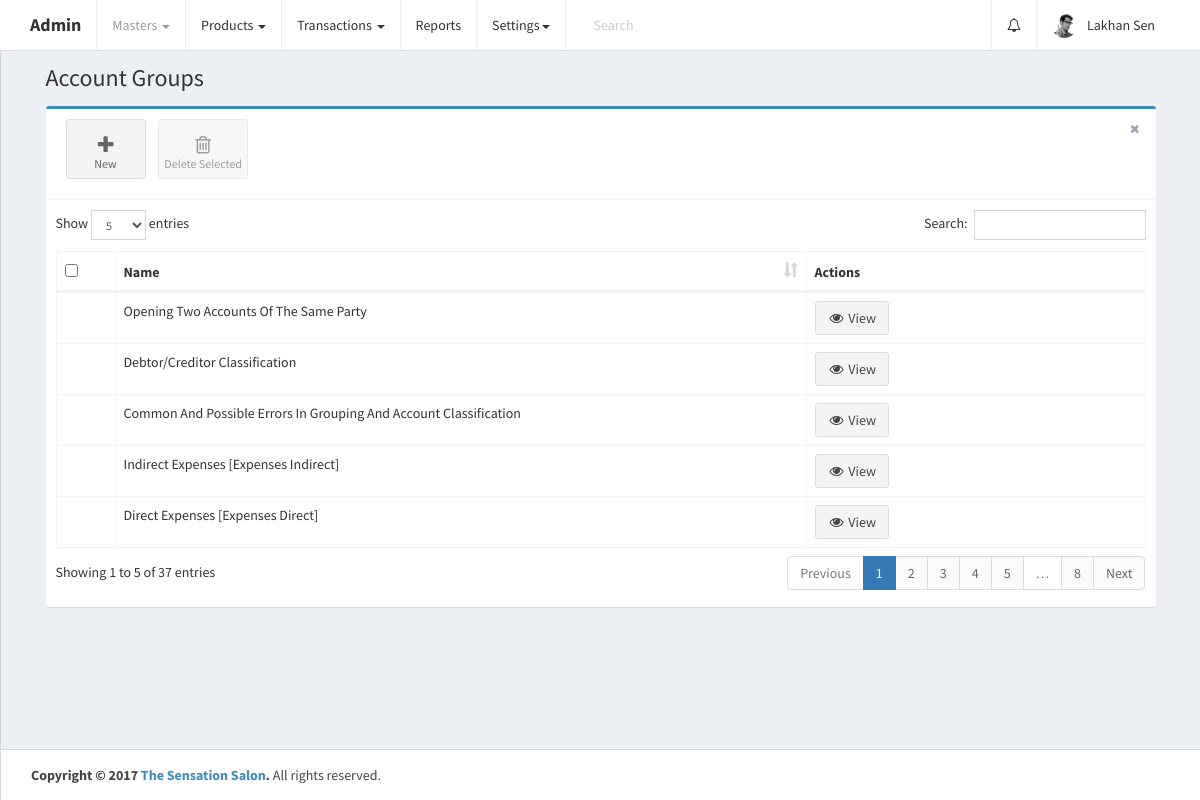
The app's page /home.php?controller=accountgroup&action=getacgroups (signed in) with its own data.
### tables this page shows
CREATE TABLE `account_groups` (
  `id` int(11) UNSIGNED NOT NULL,
  `parent_id` int(11) NOT NULL DEFAULT '0',
  `name` varchar(255) NOT NULL,
  `is_default` tinyint(1) NOT NULL DEFAULT '0',
  `created_at` datetime NOT NULL DEFAULT CURRENT_TIMESTAMP,
  `updated_at` datetime NOT NULL DEFAULT CURRENT_TIMESTAMP ON UPDATE CURRENT_TIMESTAMP
);

### controllers/AccountgroupController.php (called while the page is built, shortened)
<?php
class AccountgroupController {
    public $accountgroupobj;
    public function __construct() {
        require_once 'models/AccountGroup.php';
        $this->accountgroupobj = new AccountGroup();
    }
    public function getacgroups() {
        $account_groups_res = $this->accountgroupobj->getAccountGroups();
        if ($account_groups_res->num_rows > 0) {
            while ($account_group = $account_groups_res->fetch_assoc()) {
                $account_group['name'] = ucwords($account_group['name']);
                $account_groups[] = $account_group;
            }
        }
        require_once APP_DIR . '/views/layout.php';
    }
}
?>

### home.php (called while the page is built, shortened)
<?php
require_once 'config/database.php';
require_once 'config/routes.php';
?>

### models/AccountGroup.php (called while the page is built, shortened)
<?php
class AccountGroup {
    public $conn;
    public function __construct() {
        $db = new Database();
        $this->conn = $db->connect();
    }
    public function getAccountGroups() {
        $account_groups = $this->conn->query('SELECT * FROM account_groups ORDER BY id DESC');
        return $account_groups;
    }
}
?>

### config/Database.php (called while the page is built)
<?php
class Database {
    public function connect() {
        $conn = new mysqli('localhost', 'root', '', 'thesensationbeautycentre');
        if ($conn->connect_error) {
            die("Connection failed: " . $conn->connect_error);
        } else {
            return $conn;
        }
    }
}
?>

### views/account_groups.php (the view, shortened to what this page needs)
<link rel="stylesheet" href="public/plugins/datatables/dataTables.bootstrap.css">
<div class="row">
    <div class="col-xs-12">
        <div class="box box-primary">
            <div class="box-header with-border">
                <a class="btn btn-app" href="#add_edit_modal" data-toggle="modal">
                    <i class="fa fa-plus"></i> New
                </a>
                <button class="btn btn-app" id="delete_selected">
                    <i class="fa fa-trash-o"></i> Delete Selected
                </button>
                <div class="box-tools pull-right">
                    <button type="button" class="btn btn-box-tool" data-widget="remove"><i class="fa fa-times"></i></button>
                </div>
            </div>
            <div class="box-body">
                <div class="table-responsive">
                    <table id="ac_groups_table" class="table table-bordered table-hover" role="grid" aria-describedby="ac_groups_table_info">
                        <thead>
                            <tr>
                                <th data-orderable="false" width="20px">
                                    <input type="checkbox" class="select-all">
                                </th>
                                <th>Name</th>
                                <th data-orderable="false" width="300px">Actions</th>
                            </tr>
                        </thead>
                        <?php
                        if (isset($account_groups)) {
                            if (count($account_groups) > 0) {
                                ?>
                                <tbody>
                                    <?php
                                    foreach ($account_groups as $account_group) {
                                        ?>
                                        <tr id="tr_<?php echo $account_group['id']; ?>">
                                            <td>
                                            </td>
                                            <td><?php echo ucwords($account_group['name']); ?></td>
                                            <td>
                                                <a href="" class="view btn btn-default" data-id="<?php echo $account_group['id']; ?>"><i class="fa fa-fw fa-eye"></i> View</a>
                                            </td>
                                        </tr>
                                        <?php
                                    }
                                    ?>
                                </tbody>
                                <?php
                            }
                        }
                        ?>
                    </table>
                </div>
            </div>
        </div>
    </div>
</div>

### views/account_groups.php (style rules this page uses)
.table-responsive { overflow-x: initial; }

### records on screen
account_groups: name "Opening Two Accounts Of The Same Party"
account_groups: name "Debtor/Creditor Classification"
account_groups: name "Common And Possible Errors In Grouping And Account Classification"
account_groups: name "Indirect Expenses [Expenses Indirect]"
account_groups: name "Direct Expenses [Expenses Direct]"

### other values on screen
$_SESSION['admin'] "Lakhan Sen"
$page_header "Account Groups"
